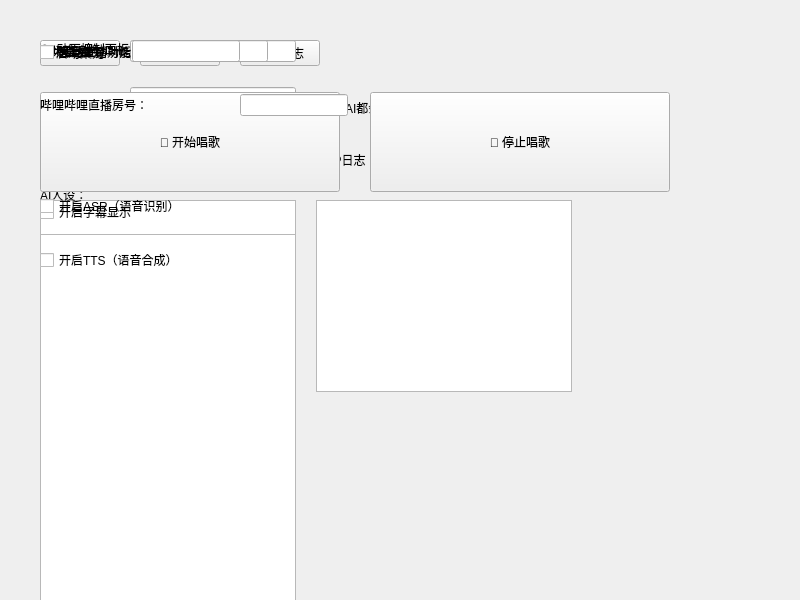
<?xml version="1.0" encoding="UTF-8"?>
<ui version="4.0">
 <class>Pages</class>
 <widget class="QWidget" name="Pages">
  <property name="geometry">
   <rect>
    <x>0</x>
    <y>0</y>
    <width>800</width>
    <height>600</height>
   </rect>
  </property>
  <property name="windowTitle">
   <string>Pages</string>
  </property>

  <widget class="QWidget" name="page">
   <layout class="QVBoxLayout" name="page_layout">
    <property name="spacing">
     <number>30</number>
    </property>
    <property name="leftMargin">
     <number>40</number>
    </property>
    <property name="topMargin">
     <number>40</number>
    </property>
    <property name="rightMargin">
     <number>40</number>
    </property>
    <property name="bottomMargin">
     <number>40</number>
    </property>
    <item>
     <layout class="QHBoxLayout" name="button_layout">
      <property name="spacing">
       <number>20</number>
      </property>
      <item>
       <widget class="QPushButton" name="pushButton_8">
        <property name="objectName">
         <string>startButton</string>
        </property>
        <property name="text">
         <string>启动桌宠</string>
        </property>
       </widget>
      </item>
      <item>
       <widget class="QPushButton" name="pushButton_7">
        <property name="objectName">
         <string>stopButton</string>
        </property>
        <property name="enabled">
         <bool>true</bool>
        </property>
        <property name="text">
         <string>关闭桌宠</string>
        </property>
       </widget>
      </item>
      <item>
       <widget class="QPushButton" name="pushButton_clearLog">
        <property name="text">
         <string>清空日志</string>
        </property>
       </widget>
      </item>
      <item>
       <spacer name="horizontalSpacer_buttons">
        <property name="orientation">
         <enum>Qt::Horizontal</enum>
        </property>
        <property name="sizeHint" stdset="0">
         <size>
          <width>40</width>
          <height>20</height>
         </size>
        </property>
       </spacer>
      </item>
     </layout>
    </item>
    <item>
     <layout class="QHBoxLayout" name="checkbox_layout">
      <property name="spacing">
       <number>30</number>
      </property>
      <item>
       <widget class="QCheckBox" name="checkBox_mcp">
        <property name="text">
         <string>启用MCP功能</string>
        </property>
       </widget>
      </item>
      <item>
       <widget class="QCheckBox" name="checkBox_5">
        <property name="text">
         <string>开启默认视觉功能（每次对话AI都会去识图）</string>
        </property>
       </widget>
      </item>
      <item>
       <spacer name="horizontalSpacer_checkbox">
        <property name="orientation">
         <enum>Qt::Horizontal</enum>
        </property>
        <property name="sizeHint" stdset="0">
         <size>
          <width>40</width>
          <height>20</height>
         </size>
        </property>
       </spacer>
      </item>
     </layout>
    </item>
    <item>
     <layout class="QHBoxLayout" name="log_labels_layout">
      <property name="spacing">
       <number>20</number>
      </property>
      <item>
       <widget class="QLabel" name="label">
        <property name="objectName">
         <string>subTitle</string>
        </property>
        <property name="text">
         <string>桌宠日志</string>
        </property>
       </widget>
      </item>
      <item>
       <spacer name="horizontalSpacer_logs">
        <property name="orientation">
         <enum>Qt::Horizontal</enum>
        </property>
        <property name="sizeHint" stdset="0">
         <size>
          <width>40</width>
          <height>20</height>
         </size>
        </property>
       </spacer>
      </item>
      <item>
       <widget class="QLabel" name="label_2">
        <property name="objectName">
         <string>subTitle</string>
        </property>
        <property name="text">
         <string>MCP日志</string>
        </property>
       </widget>
      </item>
      <item>
       <spacer name="horizontalSpacer_logs2">
        <property name="orientation">
         <enum>Qt::Horizontal</enum>
        </property>
        <property name="sizeHint" stdset="0">
         <size>
          <width>40</width>
          <height>20</height>
         </size>
        </property>
       </spacer>
      </item>
     </layout>
    </item>
    <item>
     <layout class="QHBoxLayout" name="logs_layout">
      <property name="spacing">
       <number>20</number>
      </property>
      <item>
       <widget class="QTextEdit" name="textEdit_2">
        <property name="readOnly">
         <bool>true</bool>
        </property>
       </widget>
      </item>
      <item>
       <widget class="QTextEdit" name="textEdit">
        <property name="readOnly">
         <bool>true</bool>
        </property>
       </widget>
      </item>
     </layout>
    </item>
   </layout>
  </widget>

  <widget class="QWidget" name="page_2">
   <layout class="QVBoxLayout" name="page2_layout">
    <property name="spacing">
     <number>30</number>
    </property>
    <property name="leftMargin">
     <number>40</number>
    </property>
    <property name="topMargin">
     <number>40</number>
    </property>
    <property name="rightMargin">
     <number>40</number>
    </property>
    <property name="bottomMargin">
     <number>40</number>
    </property>
    <item>
     <layout class="QFormLayout" name="formLayout">
      <property name="horizontalSpacing">
       <number>30</number>
      </property>
      <property name="verticalSpacing">
       <number>25</number>
      </property>
      <item row="0" column="0">
       <widget class="QLabel" name="label_3">
        <property name="text">
         <string>API KEY:</string>
        </property>
        <property name="objectName">
         <string>subTitle</string>
        </property>
       </widget>
      </item>
      <item row="0" column="1">
       <widget class="QLineEdit" name="lineEdit"/>
      </item>
      <item row="1" column="0">
       <widget class="QLabel" name="label_4">
        <property name="text">
         <string>API URL:</string>
        </property>
        <property name="objectName">
         <string>subTitle</string>
        </property>
       </widget>
      </item>
      <item row="1" column="1">
       <widget class="QLineEdit" name="lineEdit_2"/>
      </item>
      <item row="2" column="0">
       <widget class="QLabel" name="label_5">
        <property name="text">
         <string>模型名称：</string>
        </property>
        <property name="objectName">
         <string>subTitle</string>
        </property>
       </widget>
      </item>
      <item row="2" column="1">
       <widget class="QLineEdit" name="lineEdit_3"/>
      </item>
     </layout>
    </item>
    <item>
     <widget class="QLabel" name="label_6">
      <property name="text">
       <string>AI人设：</string>
      </property>
      <property name="objectName">
       <string>subTitle</string>
      </property>
     </widget>
    </item>
    <item>
     <widget class="QTextEdit" name="textEdit_3">
      <property name="minimumSize">
       <size>
        <width>0</width>
        <height>400</height>
       </size>
      </property>
     </widget>
    </item>
   </layout>
  </widget>

  <widget class="QWidget" name="page_3">
   <layout class="QVBoxLayout" name="page3_layout">
    <property name="spacing">
     <number>30</number>
    </property>
    <property name="leftMargin">
     <number>40</number>
    </property>
    <property name="topMargin">
     <number>40</number>
    </property>
    <property name="rightMargin">
     <number>40</number>
    </property>
    <property name="bottomMargin">
     <number>40</number>
    </property>
    <item>
     <layout class="QHBoxLayout" name="opening_layout">
      <property name="spacing">
       <number>20</number>
      </property>
      <item>
       <widget class="QLabel" name="label_7">
        <property name="text">
         <string>开场白：</string>
        </property>
        <property name="minimumSize">
         <size>
          <width>100</width>
          <height>0</height>
         </size>
        </property>
        <property name="objectName">
         <string>subTitle</string>
        </property>
       </widget>
      </item>
      <item>
       <widget class="QLineEdit" name="lineEdit_4"/>
      </item>
     </layout>
    </item>
    <item>
     <widget class="QCheckBox" name="checkBox_3">
      <property name="text">
       <string>文字输入框（可打字交互）</string>
      </property>
     </widget>
    </item>
    <item>
     <widget class="QCheckBox" name="checkBox_live2d">
      <property name="text">
       <string>启用Live2D显示</string>
      </property>
     </widget>
    </item>
    <item>
     <widget class="QCheckBox" name="checkBox_subtitle">
      <property name="text">
       <string>开启字幕显示</string>
      </property>
     </widget>
    </item>
    <item>
     <spacer name="verticalSpacer_ui">
      <property name="orientation">
       <enum>Qt::Vertical</enum>
      </property>
      <property name="sizeHint" stdset="0">
       <size>
        <width>20</width>
        <height>40</height>
       </size>
      </property>
     </spacer>
    </item>
   </layout>
  </widget>

  <widget class="QWidget" name="page_dialog">
   <layout class="QVBoxLayout" name="page_dialog_layout">
    <property name="spacing">
     <number>30</number>
    </property>
    <property name="leftMargin">
     <number>40</number>
    </property>
    <property name="topMargin">
     <number>40</number>
    </property>
    <property name="rightMargin">
     <number>40</number>
    </property>
    <property name="bottomMargin">
     <number>40</number>
    </property>
    <item>
     <layout class="QHBoxLayout" name="max_msg_layout">
      <property name="spacing">
       <number>20</number>
      </property>
      <item>
       <widget class="QLabel" name="label_10">
        <property name="text">
         <string>最大消息数：</string>
        </property>
        <property name="objectName">
         <string>subTitle</string>
        </property>
       </widget>
      </item>
      <item>
       <widget class="QLineEdit" name="lineEdit_5">
        <property name="maximumSize">
         <size>
          <width>150</width>
          <height>16777215</height>
         </size>
        </property>
       </widget>
      </item>
      <item>
       <spacer name="horizontalSpacer_3">
        <property name="orientation">
         <enum>Qt::Horizontal</enum>
        </property>
        <property name="sizeHint" stdset="0">
         <size>
          <width>40</width>
          <height>20</height>
         </size>
        </property>
       </spacer>
      </item>
     </layout>
    </item>
    <item>
     <widget class="QCheckBox" name="checkBox_4">
      <property name="text">
       <string>启用上下文限制（超出对话轮次截断）</string>
      </property>
     </widget>
    </item>
    <item>
     <widget class="QLabel" name="label_voice_title">
      <property name="text">
       <string>🎤 语音设置</string>
      </property>
      <property name="objectName">
       <string>sectionTitle</string>
      </property>
     </widget>
    </item>
    <item>
     <widget class="QCheckBox" name="checkBox_asr">
      <property name="text">
       <string>开启ASR（语音识别）</string>
      </property>
     </widget>
    </item>
    <item>
     <widget class="QCheckBox" name="checkBox_tts">
      <property name="text">
       <string>开启TTS（语音合成）</string>
      </property>
     </widget>
    </item>
    <item>
     <spacer name="verticalSpacer_dialog">
      <property name="orientation">
       <enum>Qt::Vertical</enum>
      </property>
      <property name="sizeHint" stdset="0">
       <size>
        <width>20</width>
        <height>40</height>
       </size>
      </property>
     </spacer>
    </item>
   </layout>
  </widget>

  <widget class="QWidget" name="page_5">
   <layout class="QVBoxLayout" name="page5_layout">
    <property name="spacing">
     <number>30</number>
    </property>
    <property name="leftMargin">
     <number>40</number>
    </property>
    <property name="topMargin">
     <number>40</number>
    </property>
    <property name="rightMargin">
     <number>40</number>
    </property>
    <property name="bottomMargin">
     <number>40</number>
    </property>
    <item>
     <widget class="QCheckBox" name="checkBox">
      <property name="text">
       <string>启动主动对话</string>
      </property>
     </widget>
    </item>
    <item>
     <layout class="QHBoxLayout" name="interval_layout">
      <property name="spacing">
       <number>20</number>
      </property>
      <item>
       <widget class="QLabel" name="label_interval">
        <property name="text">
         <string>自动对话间隔（秒）：</string>
        </property>
        <property name="minimumSize">
         <size>
          <width>120</width>
          <height>0</height>
         </size>
        </property>
        <property name="objectName">
         <string>subTitle</string>
        </property>
       </widget>
      </item>
      <item>
       <widget class="QLineEdit" name="lineEdit_interval">
        <property name="maximumSize">
         <size>
          <width>150</width>
          <height>16777215</height>
         </size>
        </property>
       </widget>
      </item>
      <item>
       <spacer name="horizontalSpacer_4">
        <property name="orientation">
         <enum>Qt::Horizontal</enum>
        </property>
        <property name="sizeHint" stdset="0">
         <size>
          <width>40</width>
          <height>20</height>
         </size>
        </property>
       </spacer>
      </item>
     </layout>
    </item>
    <item>
     <spacer name="verticalSpacer_8">
      <property name="orientation">
       <enum>Qt::Vertical</enum>
      </property>
      <property name="sizeHint" stdset="0">
       <size>
        <width>20</width>
        <height>40</height>
       </size>
      </property>
     </spacer>
    </item>
   </layout>
  </widget>

  <widget class="QWidget" name="page_6">
   <layout class="QVBoxLayout" name="page6_layout">
    <property name="spacing">
     <number>30</number>
    </property>
    <property name="leftMargin">
     <number>40</number>
    </property>
    <property name="topMargin">
     <number>40</number>
    </property>
    <property name="rightMargin">
     <number>40</number>
    </property>
    <property name="bottomMargin">
     <number>40</number>
    </property>
    <item>
     <widget class="QLabel" name="label_animation_title">
      <property name="text">
       <string>🎭 动画控制面板</string>
      </property>
      <property name="objectName">
       <string>sectionTitle</string>
      </property>
     </widget>
    </item>
    <item>
     <layout class="QHBoxLayout" name="motionButtonsLayout">
      <property name="spacing">
       <number>30</number>
      </property>
      <item>
       <widget class="QPushButton" name="start_singing_btn">
        <property name="objectName">
         <string>motionButton</string>
        </property>
        <property name="text">
         <string>🎵 开始唱歌</string>
        </property>
        <property name="minimumSize">
         <size>
          <width>300</width>
          <height>100</height>
         </size>
        </property>
       </widget>
      </item>
      <item>
       <widget class="QPushButton" name="stop_singing_btn">
        <property name="objectName">
         <string>motionButton</string>
        </property>
        <property name="text">
         <string>🛑 停止唱歌</string>
        </property>
        <property name="minimumSize">
         <size>
          <width>300</width>
          <height>100</height>
         </size>
        </property>
       </widget>
      </item>
     </layout>
    </item>
    <item>
     <spacer name="verticalSpacer_motion">
      <property name="orientation">
       <enum>Qt::Vertical</enum>
      </property>
      <property name="sizeHint" stdset="0">
       <size>
        <width>20</width>
        <height>40</height>
       </size>
      </property>
     </spacer>
    </item>
   </layout>
  </widget>

  <widget class="QWidget" name="page_4">
   <layout class="QVBoxLayout" name="page4_layout">
    <property name="spacing">
     <number>30</number>
    </property>
    <property name="leftMargin">
     <number>40</number>
    </property>
    <property name="topMargin">
     <number>40</number>
    </property>
    <property name="rightMargin">
     <number>40</number>
    </property>
    <property name="bottomMargin">
     <number>40</number>
    </property>
    <item>
     <widget class="QCheckBox" name="checkBox_2">
      <property name="text">
       <string>开启直播功能</string>
      </property>
     </widget>
    </item>
    <item>
     <layout class="QHBoxLayout" name="bilibili_layout">
      <property name="spacing">
       <number>20</number>
      </property>
      <item>
       <widget class="QLabel" name="label_12">
        <property name="text">
         <string>哔哩哔哩直播房号：</string>
        </property>
        <property name="minimumSize">
         <size>
          <width>180</width>
          <height>0</height>
         </size>
        </property>
        <property name="objectName">
         <string>subTitle</string>
        </property>
       </widget>
      </item>
      <item>
       <widget class="QLineEdit" name="lineEdit_6"/>
      </item>
     </layout>
    </item>
    <item>
     <spacer name="verticalSpacer_11">
      <property name="orientation">
       <enum>Qt::Vertical</enum>
      </property>
      <property name="sizeHint" stdset="0">
       <size>
        <width>20</width>
        <height>40</height>
       </size>
      </property>
     </spacer>
    </item>
   </layout>
  </widget>

 </widget>
 <resources/>
 <connections/>
</ui>
